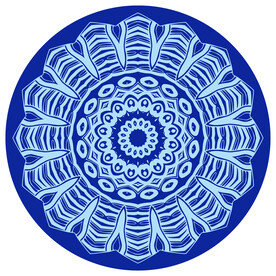
%> input picture 20231129/Symmetrical_graphics.jpg, 276 x 276 px
$ octave SymmetricImageCompressionProcessing.m   (GNU Octave 9; MATLAB toolbox functions it lacks are replaced by stand-ins)
%> lines starting %> are read from the running program, lines starting %| are printed output that depends on the picture
clc;clf;clear;
Singular_values = [27 67 135];
Percentage_values = [10 25 50];
IMG = imread("Symmetrical_graphics.jpg");
%> IMG is the input picture: size 276x276x3 uint8; mean R, G, B 133.7, 158.4, 213.2
subplot(2, 2, 1);imshow(IMG);title('原彩色图像');

imgr =double(IMG(:,:,1));
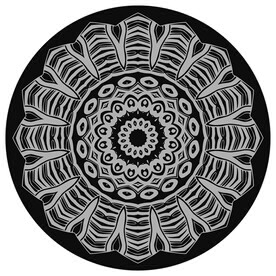
%> imgr: size 276x276 double; min 0, max 255, mean 133.7
imgg =double(IMG(:,:,2));
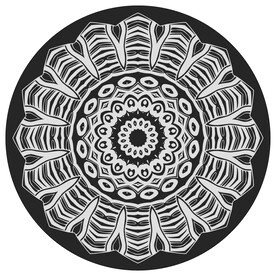
%> imgg: size 276x276 double; min 0, max 255, mean 158.4
imgb =double(IMG(:,:,3));
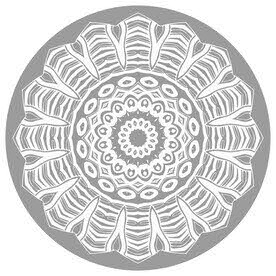
%> imgb: size 276x276 double; min 108, max 255, mean 213.2

for i = 1:3
%> this loop made 3 passes; what is shown inside it comes from the first
    z=Singular_values(i);
    p = Percentage_values(i);
    for h=1:z
        for l=1:h
            imgr(l,h)=imgr(h,l);
            imgg(l,h)=imgg(h,l);
            imgb(l,h)=imgb(h,l);
        end
    end
    [M, N] = eigs(imgr, z);
    img(:,:,1) = M * N * M';
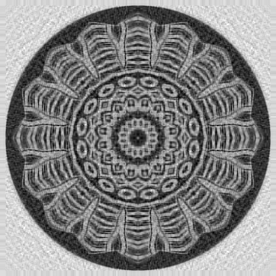
%> img: size 276x276 double; min -61.02, max 315.5, mean 133.7; drawn with min black and max white

    [M, N] = eigs(imgg, z);
    img(:,:,2) = M * N * M';

    [M, N] = eigs(imgb, z);
    img(:,:,3) = M * N * M';
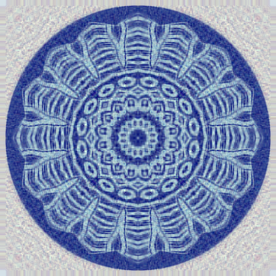
%> img: size 276x276x3 double; mean R, G, B 133.7, 158.4, 213.2; mean of the top-left, top-right, bottom-left and bottom-right quarters 168.4, 168.4, 168.4, 168.4; drawn with min black and max white

    subplot(2, 2, 1+i);imshow(uint8(img));
%> after `imshow(uint8(img))`:
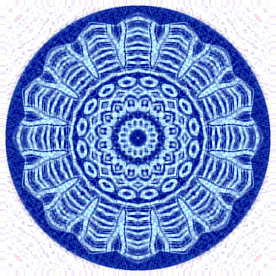
%> displayed picture: size 276x276x3, on the screen's scale of 0 to 255; mean R, G, B 132.9, 156.8, 212.1
    title(['截断前',num2str(p),'%个奇异值重构图像'])
end
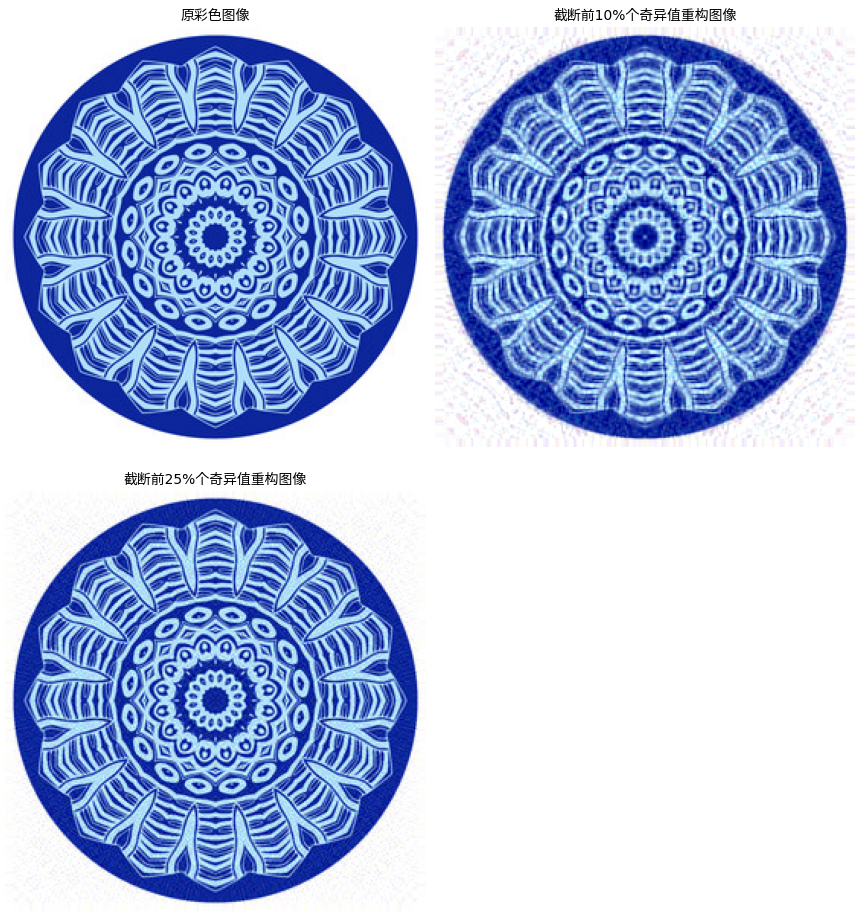
%> figure redrawn from the program's plot data, 3 panels
